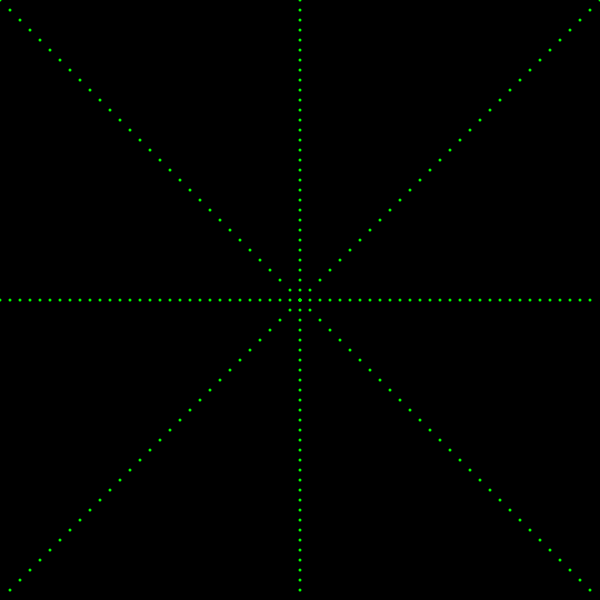
Frame 1 (no input)
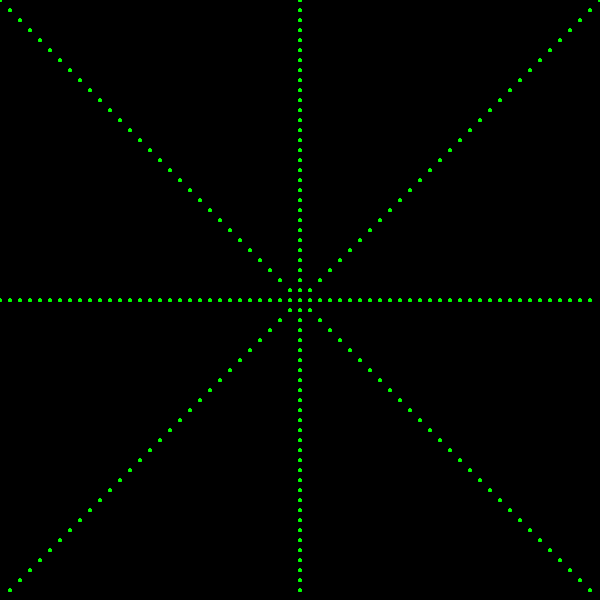
Frame 60 (no input)
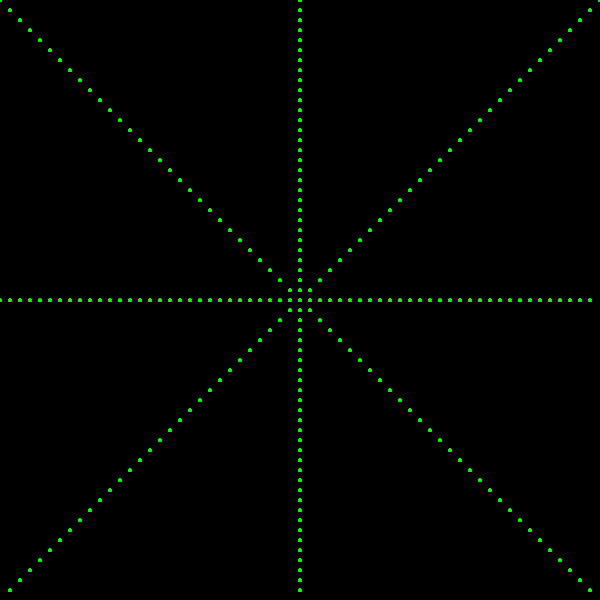
Frame 120 (the mouse pressed at the canvas centre since frame 60)

The p5.js sketch that drew these frames (run headless with seeded random() and noise() and a simulated clock; from frame 60 on, the mouse is pressed at the canvas centre):

// p5.js sketch
// ── sketch.js
function setup() {
  createCanvas(600, 600);
  background(0);
}

function draw() {
  stroke(0, 255, 0);
  strokeWeight(3);

  for (let i = 0; i < 600; i += 10) {
    point(i, 300);
    point(300, i);
    point(i, i);
    point(600 - i, i);
  }
}
